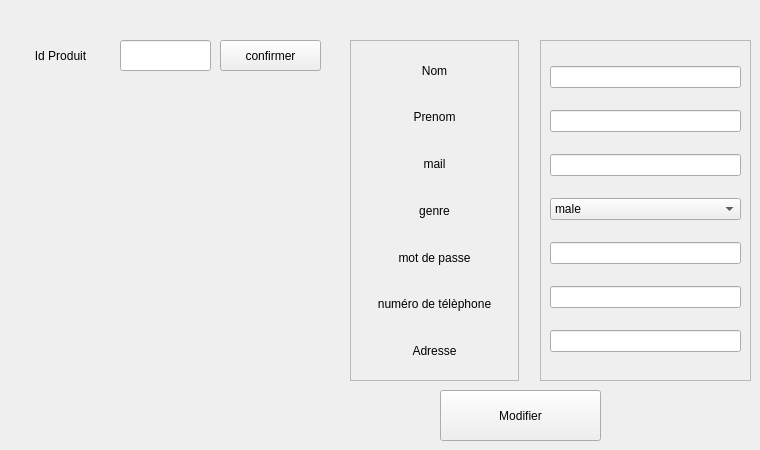
        <widget class="QWidget" name="pagemodifieremloye_2">
         <widget class="QFrame" name="frame_12">
          <property name="geometry">
           <rect>
            <x>540</x>
            <y>40</y>
            <width>211</width>
            <height>341</height>
           </rect>
          </property>
          <property name="frameShape">
           <enum>QFrame::Shape::StyledPanel</enum>
          </property>
          <property name="frameShadow">
           <enum>QFrame::Shadow::Raised</enum>
          </property>
          <layout class="QVBoxLayout" name="verticalLayout_11">
           <item>
            <widget class="QLineEdit" name="ajouternom_4"/>
           </item>
           <item>
            <widget class="QLineEdit" name="ajouterprenom_4"/>
           </item>
           <item>
            <widget class="QLineEdit" name="ajoutermail_4"/>
           </item>
           <item>
            <widget class="QComboBox" name="combogenre_4">
             <item>
              <property name="text">
               <string>male</string>
              </property>
             </item>
             <item>
              <property name="text">
               <string>female</string>
              </property>
             </item>
            </widget>
           </item>
           <item>
            <widget class="QLineEdit" name="ajoutermotdepasse_4"/>
           </item>
           <item>
            <widget class="QLineEdit" name="ajouternumtel_4"/>
           </item>
           <item>
            <widget class="QLineEdit" name="ajouteradresse_4"/>
           </item>
          </layout>
         </widget>
         <widget class="QPushButton" name="bouttonconfirmermodif_2">
          <property name="geometry">
           <rect>
            <x>440</x>
            <y>390</y>
            <width>161</width>
            <height>51</height>
           </rect>
          </property>
          <property name="text">
           <string>Modifier</string>
          </property>
         </widget>
         <widget class="QFrame" name="frame_13">
          <property name="geometry">
           <rect>
            <x>350</x>
            <y>40</y>
            <width>169</width>
            <height>341</height>
           </rect>
          </property>
          <property name="frameShape">
           <enum>QFrame::Shape::StyledPanel</enum>
          </property>
          <property name="frameShadow">
           <enum>QFrame::Shadow::Raised</enum>
          </property>
          <layout class="QVBoxLayout" name="verticalLayout_12">
           <item>
            <widget class="QLabel" name="label_28">
             <property name="text">
              <string>Nom</string>
             </property>
             <property name="alignment">
              <set>Qt::AlignmentFlag::AlignCenter</set>
             </property>
            </widget>
           </item>
           <item>
            <widget class="QLabel" name="label_29">
             <property name="text">
              <string>Prenom</string>
             </property>
             <property name="alignment">
              <set>Qt::AlignmentFlag::AlignCenter</set>
             </property>
            </widget>
           </item>
           <item>
            <widget class="QLabel" name="label_30">
             <property name="text">
              <string>mail</string>
             </property>
             <property name="alignment">
              <set>Qt::AlignmentFlag::AlignCenter</set>
             </property>
            </widget>
           </item>
           <item>
            <widget class="QLabel" name="label_31">
             <property name="text">
              <string>genre</string>
             </property>
             <property name="alignment">
              <set>Qt::AlignmentFlag::AlignCenter</set>
             </property>
            </widget>
           </item>
           <item>
            <widget class="QLabel" name="label_32">
             <property name="text">
              <string>mot de passe</string>
             </property>
             <property name="alignment">
              <set>Qt::AlignmentFlag::AlignCenter</set>
             </property>
            </widget>
           </item>
           <item>
            <widget class="QLabel" name="label_33">
             <property name="text">
              <string>numéro de télèphone</string>
             </property>
             <property name="alignment">
              <set>Qt::AlignmentFlag::AlignCenter</set>
             </property>
            </widget>
           </item>
           <item>
            <widget class="QLabel" name="label_34">
             <property name="text">
              <string>Adresse</string>
             </property>
             <property name="alignment">
              <set>Qt::AlignmentFlag::AlignCenter</set>
             </property>
            </widget>
           </item>
          </layout>
         </widget>
         <widget class="QLineEdit" name="idemployemodif_2">
          <property name="geometry">
           <rect>
            <x>120</x>
            <y>40</y>
            <width>91</width>
            <height>31</height>
           </rect>
          </property>
         </widget>
         <widget class="QPushButton" name="bouttonconfirmeidmodif">
          <property name="geometry">
           <rect>
            <x>220</x>
            <y>40</y>
            <width>101</width>
            <height>31</height>
           </rect>
          </property>
          <property name="text">
           <string>confirmer</string>
          </property>
         </widget>
         <widget class="QLabel" name="label_35">
          <property name="geometry">
           <rect>
            <x>10</x>
            <y>40</y>
            <width>101</width>
            <height>31</height>
           </rect>
          </property>
          <property name="text">
           <string>Id Produit</string>
          </property>
          <property name="alignment">
           <set>Qt::AlignmentFlag::AlignCenter</set>
          </property>
         </widget>
        </widget>
